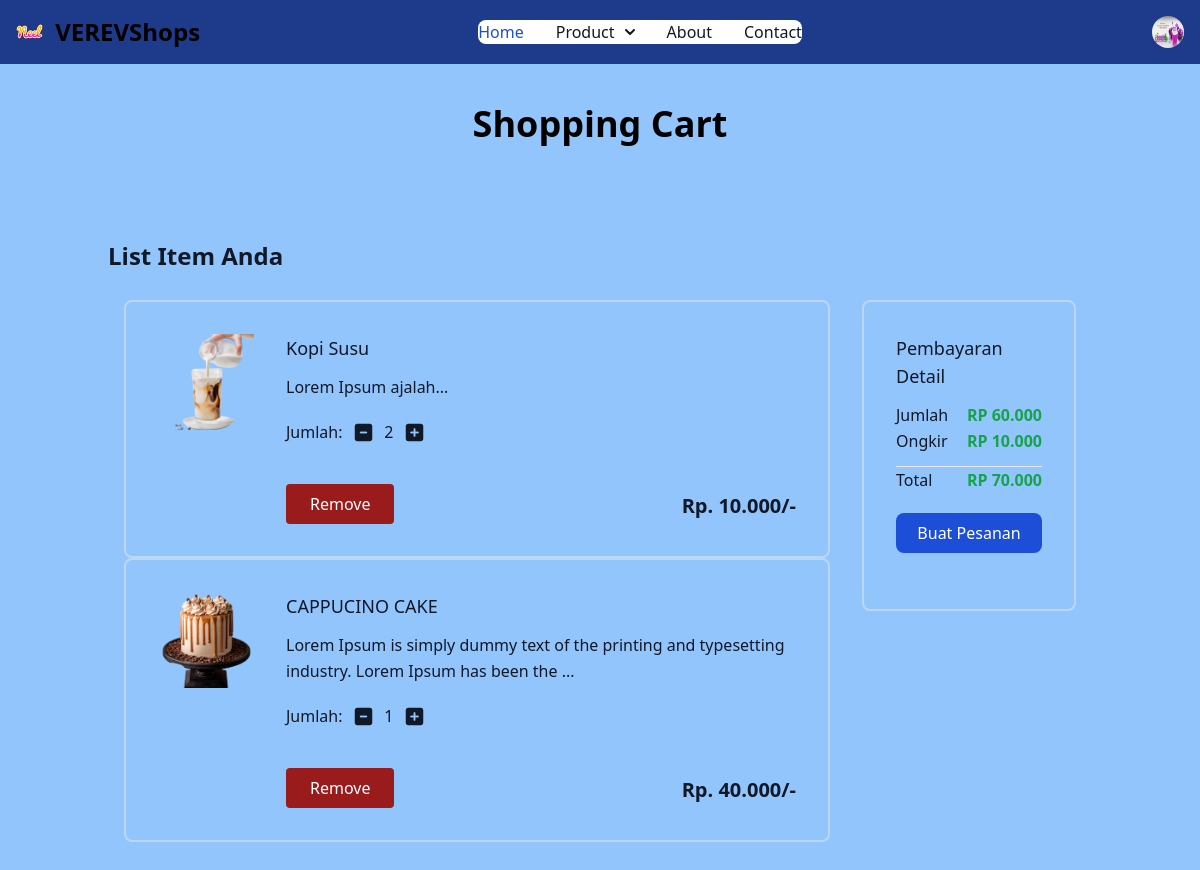
The app's page /cart/ (signed in) with its own data.
### verevapp/models.py (models this page shows, shortened)
class Cart(models.Model):
    user = models.ForeignKey(User,on_delete=models.CASCADE)
    product = models.ForeignKey(Product,on_delete=models.CASCADE)
    quantity = models.PositiveIntegerField(default=1)

class Product(models.Model):
    title = models.CharField(max_length=100)
    selling_price = models.FloatField()
    discounted_price = models.FloatField()
    description = models.TextField()
    composition = models. TextField(default='')
    prodapp = models.TextField(default='')
    category = models.CharField(choices=CATEGORY_CHOICES, max_length=2)
    product_image = models.ImageField(upload_to='product')
    def fdiscounted_price(self):
        return "Rp. {:,.3f}".format(self.discounted_price).replace(',', '.') #Format biar bisa ada 0 setelah koma

### verevapp/views.py (the view)
# urls.py: path("cart/", views.show_cart, name='showcart'),
def show_cart(request):
    user = request.user
    cart_items = Cart.objects.filter(user=user)
    amount = 0
    for item in cart_items:
        value = item.quantity * item.product.discounted_price
        amount += value
    totalamount = amount + 10  # Assuming 10 is the shipping cost
    formatted_amount = format_rupiah(amount)
    formatted_totalamount = format_rupiah(totalamount)
    formatted_shipping_cost = format_rupiah(10)
    return render(request, 'addcart.html', {
        'cart': cart_items,
        'amount': formatted_amount,
        'shipping_cost': formatted_shipping_cost,
        'totalamount': formatted_totalamount,
    })

### verevapp/views.py (called while the page is built)
def format_rupiah(amount):
    return f"RP {amount:,.3f}".replace(',', '.')

### templates/addcart.html
{% include "base.html" %}
{% include "navbar.html" %}
<h1 class="text-black font-bold container mx-auto text-center text-4xl mt-10">
  Shopping Cart
  </h1>
  {% if cart %}
  <section class="text-gray-900 body-font">
    <div class="container px-5 py-24 mx-auto flex flex-wrap">
      <h3 class="text-gray-900 text-2xl font-semibold title-font mb-3">
        List Item Anda
      </h3>
      <div class="flex flex-wrap w-full">
        <div class="w-full md:w-3/4 p-4">
          {% for item in cart %}
          <div
            class="flex border-2 rounded-lg border-gray-200 border-opacity-50 p-8 sm:flex-row flex-col"
          >
            <div class="w-24 h-24 sm:mr-8 sm:mb-0 mb-4 flex-shrink-0">
              <img
                class="object-cover object-center w-full h-full"
                src="{{ item.product.product_image.url }}"
                alt="item"
              />
            </div>
            <div class="flex-grow">
              <h2 class="text-gray-900 text-lg title-font font-medium mb-3">
                {{ item.product.title }}
              </h2>
              <p class="leading-relaxed text-base">
                {{ item.product.description | slice:":100"}}...
              </p>
              <div class="my-5">
              <label for="quantity" class="mr-2">Jumlah:</label>
              <a class="minus-cart" pid="{{ item.product.id }}">
                <i class="fas fa-minus-square fa-lg"></i>
              </a>
              <span id="quantity" class="mx-2">{{ item.quantity }}</span>
              <a class="plus-cart" pid="{{ item.product.id }}">
                <i class="fas fa-plus-square fa-lg"></i>
              </a>
            </div>
              <div class="flex flex-row">
                <button
                  class="remove-cart flex mt-5 text-white bg-red-800 border-0 py-2 px-6 hover:bg-red-900 rounded"
                  pid="{{ item.product.id }}"
                >
                  Remove
                </button>
                <span class="ml-auto text-xl mt-7 font-bold"
                  >{{ item.product.fdiscounted_price }}/-</span
                >
              </div>
            </div>
          </div>
          {% endfor %}
        </div>
        <div class="w-full md:w-1/4 p-4">
          <div
            class="flex border-2 rounded-lg border-gray-200 border-opacity-50 p-8 sm:flex-row flex-col"
          >
            <div class="flex-grow">
              <h2 class="text-gray-900 text-lg title-font font-medium mb-3">
                Pembayaran Detail
              </h2>
              <p class="leading-relaxed text-base flex justify-between">
                Jumlah
                <span class="text-green-600 font-semibold ml-auto" id="amount"
                  > {{ amount }}</span
                >
              </p>
              <p class="leading-relaxed text-base flex justify-between">
                Ongkir
                <span class="text-green-600 font-semibold ml-auto"
                  >RP 10.000</span
                >
              </p>
              <hr class="border-gray-200 mt-3" />
              <p class="leading-relaxed text-base flex justify-between">
                Total
                <span class="text-green-600 font-semibold" id="totalamount"
                  >{{ totalamount }}</span
                >
              </p>
              <a href="{% url 'checkout' %}">
                <button
                  type="submit"
                  class="w-full my-5 bg-blue-700 text-white p-2 rounded-lg mb-6 hover:bg-blue-600"
                >
                  Buat Pesanan
                </button>
              </a>
            </div>
          </div>
        </div>
      </div>
    </div>
  </section>
{% endif %}

### records on screen
Cart: product.product_image (picture), product "Kopi Susu", product.description "Lorem Ipsum ajalah", quantity "2", product.fdiscounted_price "Rp. 10.000"
Cart: product.product_image (picture), product "CAPPUCINO CAKE", product.description "Lorem Ipsum is simply dummy text of the printing and typesetting industry. Lorem Ipsum has been the", quantity "1", product.fdiscounted_price "Rp. 40.000"

### other values on screen
{{ amount }} "RP 60.000"
{{ totalamount }} "RP 70.000"
